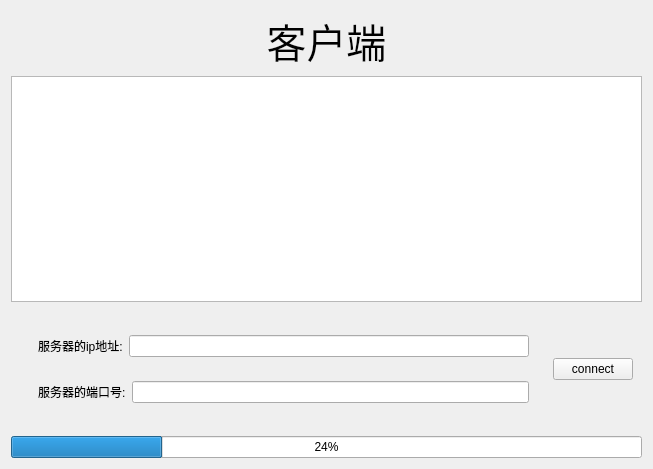
<?xml version="1.0" encoding="UTF-8"?>
<ui version="4.0">
 <class>ClientWidget</class>
 <widget class="QWidget" name="ClientWidget">
  <property name="geometry">
   <rect>
    <x>0</x>
    <y>0</y>
    <width>653</width>
    <height>469</height>
   </rect>
  </property>
  <property name="windowTitle">
   <string>Form</string>
  </property>
  <layout class="QVBoxLayout" name="verticalLayout_2">
   <item>
    <widget class="QLabel" name="label">
     <property name="font">
      <font>
       <family>楷体</family>
       <pointsize>30</pointsize>
      </font>
     </property>
     <property name="text">
      <string>客户端</string>
     </property>
     <property name="alignment">
      <set>Qt::AlignCenter</set>
     </property>
    </widget>
   </item>
   <item>
    <widget class="QTextEdit" name="textEdit">
     <property name="readOnly">
      <bool>true</bool>
     </property>
    </widget>
   </item>
   <item>
    <widget class="QWidget" name="widget_4" native="true">
     <layout class="QHBoxLayout" name="horizontalLayout_3">
      <item>
       <widget class="QWidget" name="widget_3" native="true">
        <layout class="QVBoxLayout" name="verticalLayout">
         <item>
          <widget class="QWidget" name="widget" native="true">
           <layout class="QHBoxLayout" name="horizontalLayout">
            <item>
             <widget class="QLabel" name="label_2">
              <property name="text">
               <string>服务器的ip地址:</string>
              </property>
             </widget>
            </item>
            <item>
             <widget class="QLineEdit" name="IPLine"/>
            </item>
           </layout>
          </widget>
         </item>
         <item>
          <widget class="QWidget" name="widget_2" native="true">
           <layout class="QHBoxLayout" name="horizontalLayout_2">
            <item>
             <widget class="QLabel" name="label_3">
              <property name="text">
               <string>服务器的端口号:</string>
              </property>
             </widget>
            </item>
            <item>
             <widget class="QLineEdit" name="portLine"/>
            </item>
           </layout>
          </widget>
         </item>
        </layout>
       </widget>
      </item>
      <item>
       <widget class="QPushButton" name="connectBtn">
        <property name="text">
         <string>connect</string>
        </property>
       </widget>
      </item>
     </layout>
    </widget>
   </item>
   <item>
    <widget class="QProgressBar" name="progressBar">
     <property name="value">
      <number>24</number>
     </property>
    </widget>
   </item>
  </layout>
 </widget>
 <resources/>
 <connections/>
</ui>
